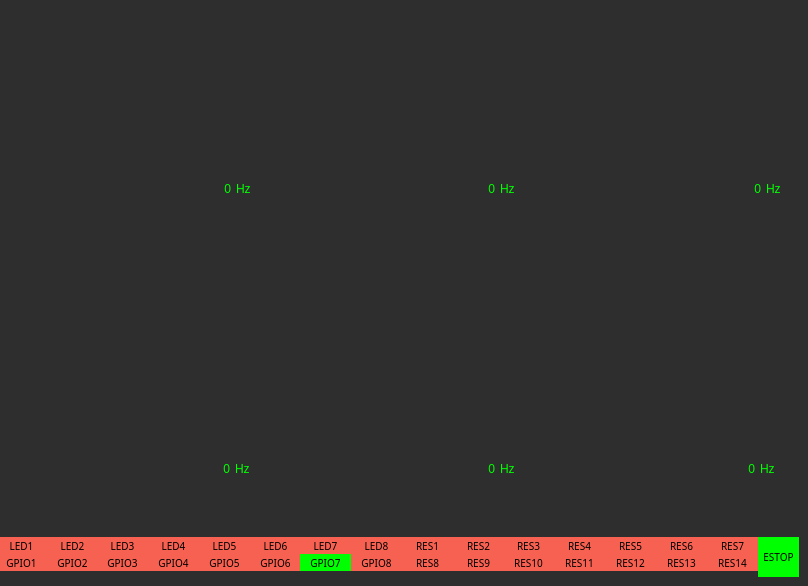
    <widget class="QWidget" name="ros2_control">
     <property name="styleSheet">
      <string notr="true">background: #2e2e2e;</string>
     </property>
     <attribute name="title">
      <string>control</string>
     </attribute>
     <widget class="QLabel" name="gpio1Label">
      <property name="geometry">
       <rect>
        <x>-4</x>
        <y>554</y>
        <width>51</width>
        <height>17</height>
       </rect>
      </property>
      <property name="styleSheet">
       <string notr="true">background: rgb(246, 97, 81);
font: 10px solid;</string>
      </property>
      <property name="text">
       <string>GPIO1</string>
      </property>
      <property name="alignment">
       <set>Qt::AlignmentFlag::AlignCenter</set>
      </property>
     </widget>
     <widget class="QLabel" name="gpio2Label">
      <property name="geometry">
       <rect>
        <x>47</x>
        <y>554</y>
        <width>51</width>
        <height>17</height>
       </rect>
      </property>
      <property name="styleSheet">
       <string notr="true">background: rgb(246, 97, 81);
font: 10px solid;</string>
      </property>
      <property name="text">
       <string>GPIO2</string>
      </property>
      <property name="alignment">
       <set>Qt::AlignmentFlag::AlignCenter</set>
      </property>
     </widget>
     <widget class="QLabel" name="gpio4Label">
      <property name="geometry">
       <rect>
        <x>148</x>
        <y>554</y>
        <width>51</width>
        <height>17</height>
       </rect>
      </property>
      <property name="styleSheet">
       <string notr="true">background: rgb(246, 97, 81);
font: 10px solid;</string>
      </property>
      <property name="text">
       <string>GPIO4</string>
      </property>
      <property name="alignment">
       <set>Qt::AlignmentFlag::AlignCenter</set>
      </property>
     </widget>
     <widget class="QLabel" name="gpio3Label">
      <property name="geometry">
       <rect>
        <x>97</x>
        <y>554</y>
        <width>51</width>
        <height>17</height>
       </rect>
      </property>
      <property name="styleSheet">
       <string notr="true">background: rgb(246, 97, 81);
font: 10px solid;</string>
      </property>
      <property name="text">
       <string>GPIO3</string>
      </property>
      <property name="alignment">
       <set>Qt::AlignmentFlag::AlignCenter</set>
      </property>
     </widget>
     <widget class="QLabel" name="gpio6Label">
      <property name="geometry">
       <rect>
        <x>250</x>
        <y>554</y>
        <width>51</width>
        <height>17</height>
       </rect>
      </property>
      <property name="styleSheet">
       <string notr="true">background: rgb(246, 97, 81);
font: 10px solid;</string>
      </property>
      <property name="text">
       <string>GPIO6</string>
      </property>
      <property name="alignment">
       <set>Qt::AlignmentFlag::AlignCenter</set>
      </property>
     </widget>
     <widget class="QLabel" name="gpio7Label">
      <property name="geometry">
       <rect>
        <x>300</x>
        <y>554</y>
        <width>51</width>
        <height>17</height>
       </rect>
      </property>
      <property name="styleSheet">
       <string notr="true">background: rgb(0, 255, 0);
font: 10px solid;
color: black;</string>
      </property>
      <property name="text">
       <string>GPIO7</string>
      </property>
      <property name="alignment">
       <set>Qt::AlignmentFlag::AlignCenter</set>
      </property>
     </widget>
     <widget class="QLabel" name="gpio5Label">
      <property name="geometry">
       <rect>
        <x>199</x>
        <y>554</y>
        <width>51</width>
        <height>17</height>
       </rect>
      </property>
      <property name="styleSheet">
       <string notr="true">background: rgb(246, 97, 81);
font: 10px solid;</string>
      </property>
      <property name="text">
       <string>GPIO5</string>
      </property>
      <property name="alignment">
       <set>Qt::AlignmentFlag::AlignCenter</set>
      </property>
     </widget>
     <widget class="QLabel" name="gpio8Label">
      <property name="geometry">
       <rect>
        <x>351</x>
        <y>554</y>
        <width>51</width>
        <height>17</height>
       </rect>
      </property>
      <property name="styleSheet">
       <string notr="true">background: rgb(246, 97, 81);
font: 10px solid;</string>
      </property>
      <property name="text">
       <string>GPIO8</string>
      </property>
      <property name="alignment">
       <set>Qt::AlignmentFlag::AlignCenter</set>
      </property>
     </widget>
     <widget class="QLabel" name="res9Label">
      <property name="geometry">
       <rect>
        <x>453</x>
        <y>554</y>
        <width>51</width>
        <height>17</height>
       </rect>
      </property>
      <property name="styleSheet">
       <string notr="true">background: rgb(246, 97, 81);
font: 10px solid;</string>
      </property>
      <property name="text">
       <string>RES9</string>
      </property>
      <property name="alignment">
       <set>Qt::AlignmentFlag::AlignCenter</set>
      </property>
     </widget>
     <widget class="QLabel" name="res10Label">
      <property name="geometry">
       <rect>
        <x>503</x>
        <y>554</y>
        <width>51</width>
        <height>17</height>
       </rect>
      </property>
      <property name="styleSheet">
       <string notr="true">background: rgb(246, 97, 81);
font: 10px solid;</string>
      </property>
      <property name="text">
       <string>RES10</string>
      </property>
      <property name="alignment">
       <set>Qt::AlignmentFlag::AlignCenter</set>
      </property>
     </widget>
     <widget class="QLabel" name="res8Label">
      <property name="geometry">
       <rect>
        <x>402</x>
        <y>554</y>
        <width>51</width>
        <height>17</height>
       </rect>
      </property>
      <property name="styleSheet">
       <string notr="true">background: rgb(246, 97, 81);
font: 10px solid;</string>
      </property>
      <property name="text">
       <string>RES8</string>
      </property>
      <property name="alignment">
       <set>Qt::AlignmentFlag::AlignCenter</set>
      </property>
     </widget>
     <widget class="QLabel" name="res13Label">
      <property name="geometry">
       <rect>
        <x>656</x>
        <y>554</y>
        <width>51</width>
        <height>17</height>
       </rect>
      </property>
      <property name="styleSheet">
       <string notr="true">background: rgb(246, 97, 81);
font: 10px solid;</string>
      </property>
      <property name="text">
       <string>RES13</string>
      </property>
      <property name="alignment">
       <set>Qt::AlignmentFlag::AlignCenter</set>
      </property>
     </widget>
     <widget class="QLabel" name="res11Label">
      <property name="geometry">
       <rect>
        <x>554</x>
        <y>554</y>
        <width>51</width>
        <height>17</height>
       </rect>
      </property>
      <property name="styleSheet">
       <string notr="true">background: rgb(246, 97, 81);
font: 10px solid;</string>
      </property>
      <property name="text">
       <string>RES11</string>
      </property>
      <property name="alignment">
       <set>Qt::AlignmentFlag::AlignCenter</set>
      </property>
     </widget>
     <widget class="QLabel" name="res12Label">
      <property name="geometry">
       <rect>
        <x>605</x>
        <y>554</y>
        <width>51</width>
        <height>17</height>
       </rect>
      </property>
      <property name="styleSheet">
       <string notr="true">background: rgb(246, 97, 81);
font: 10px solid;</string>
      </property>
      <property name="text">
       <string>RES12</string>
      </property>
      <property name="alignment">
       <set>Qt::AlignmentFlag::AlignCenter</set>
      </property>
     </widget>
     <widget class="QLabel" name="res5Label">
      <property name="geometry">
       <rect>
        <x>605</x>
        <y>537</y>
        <width>51</width>
        <height>17</height>
       </rect>
      </property>
      <property name="styleSheet">
       <string notr="true">background: rgb(246, 97, 81);
font: 10px solid;</string>
      </property>
      <property name="text">
       <string>RES5</string>
      </property>
      <property name="alignment">
       <set>Qt::AlignmentFlag::AlignCenter</set>
      </property>
     </widget>
     <widget class="QLabel" name="res6Label">
      <property name="geometry">
       <rect>
        <x>656</x>
        <y>537</y>
        <width>51</width>
        <height>17</height>
       </rect>
      </property>
      <property name="styleSheet">
       <string notr="true">background: rgb(246, 97, 81);
font: 10px solid;</string>
      </property>
      <property name="text">
       <string>RES6</string>
      </property>
      <property name="alignment">
       <set>Qt::AlignmentFlag::AlignCenter</set>
      </property>
     </widget>
     <widget class="QLabel" name="res1Label">
      <property name="geometry">
       <rect>
        <x>402</x>
        <y>537</y>
        <width>51</width>
        <height>17</height>
       </rect>
      </property>
      <property name="styleSheet">
       <string notr="true">background: rgb(246, 97, 81);
font: 10px solid;</string>
      </property>
      <property name="text">
       <string>RES1</string>
      </property>
      <property name="alignment">
       <set>Qt::AlignmentFlag::AlignCenter</set>
      </property>
     </widget>
     <widget class="QLabel" name="res2Label">
      <property name="geometry">
       <rect>
        <x>453</x>
        <y>537</y>
        <width>51</width>
        <height>17</height>
       </rect>
      </property>
      <property name="styleSheet">
       <string notr="true">background: rgb(246, 97, 81);
font: 10px solid;</string>
      </property>
      <property name="text">
       <string>RES2</string>
      </property>
      <property name="alignment">
       <set>Qt::AlignmentFlag::AlignCenter</set>
      </property>
     </widget>
     <widget class="QLabel" name="led2Label">
      <property name="geometry">
       <rect>
        <x>47</x>
        <y>537</y>
        <width>51</width>
        <height>17</height>
       </rect>
      </property>
      <property name="styleSheet">
       <string notr="true">background: rgb(246, 97, 81);
font: 10px solid;</string>
      </property>
      <property name="text">
       <string>LED2</string>
      </property>
      <property name="alignment">
       <set>Qt::AlignmentFlag::AlignCenter</set>
      </property>
     </widget>
     <widget class="QLabel" name="res4Label">
      <property name="geometry">
       <rect>
        <x>554</x>
        <y>537</y>
        <width>51</width>
        <height>17</height>
       </rect>
      </property>
      <property name="styleSheet">
       <string notr="true">background: rgb(246, 97, 81);
font: 10px solid;</string>
      </property>
      <property name="text">
       <string>RES4</string>
      </property>
      <property name="alignment">
       <set>Qt::AlignmentFlag::AlignCenter</set>
      </property>
     </widget>
     <widget class="QLabel" name="led3Label">
      <property name="geometry">
       <rect>
        <x>97</x>
        <y>537</y>
        <width>51</width>
        <height>17</height>
       </rect>
      </property>
      <property name="styleSheet">
       <string notr="true">background: rgb(246, 97, 81);
font: 10px solid;
</string>
      </property>
      <property name="text">
       <string>LED3</string>
      </property>
      <property name="alignment">
       <set>Qt::AlignmentFlag::AlignCenter</set>
      </property>
     </widget>
     <widget class="QLabel" name="led1Label">
      <property name="geometry">
       <rect>
        <x>-4</x>
        <y>537</y>
        <width>51</width>
        <height>17</height>
       </rect>
      </property>
      <property name="styleSheet">
       <string notr="true">background: rgb(246, 97, 81);
font: 10px solid;</string>
      </property>
      <property name="text">
       <string>LED1</string>
      </property>
      <property name="alignment">
       <set>Qt::AlignmentFlag::AlignCenter</set>
      </property>
     </widget>
     <widget class="QLabel" name="led8Label">
      <property name="geometry">
       <rect>
        <x>351</x>
        <y>537</y>
        <width>51</width>
        <height>17</height>
       </rect>
      </property>
      <property name="styleSheet">
       <string notr="true">background: rgb(246, 97, 81);
font: 10px solid;</string>
      </property>
      <property name="text">
       <string>LED8</string>
      </property>
      <property name="alignment">
       <set>Qt::AlignmentFlag::AlignCenter</set>
      </property>
     </widget>
     <widget class="QLabel" name="led6Label">
      <property name="geometry">
       <rect>
        <x>250</x>
        <y>537</y>
        <width>51</width>
        <height>17</height>
       </rect>
      </property>
      <property name="styleSheet">
       <string notr="true">background: rgb(246, 97, 81);
font: 10px solid;
</string>
      </property>
      <property name="text">
       <string>LED6</string>
      </property>
      <property name="alignment">
       <set>Qt::AlignmentFlag::AlignCenter</set>
      </property>
     </widget>
     <widget class="QLabel" name="led4Label">
      <property name="geometry">
       <rect>
        <x>148</x>
        <y>537</y>
        <width>51</width>
        <height>17</height>
       </rect>
      </property>
      <property name="styleSheet">
       <string notr="true">background: rgb(246, 97, 81);
font: 10px solid;</string>
      </property>
      <property name="text">
       <string>LED4</string>
      </property>
      <property name="alignment">
       <set>Qt::AlignmentFlag::AlignCenter</set>
      </property>
     </widget>
     <widget class="QLabel" name="res3Label">
      <property name="geometry">
       <rect>
        <x>503</x>
        <y>537</y>
        <width>51</width>
        <height>17</height>
       </rect>
      </property>
      <property name="styleSheet">
       <string notr="true">background: rgb(246, 97, 81);
font: 10px solid;</string>
      </property>
      <property name="text">
       <string>RES3</string>
      </property>
      <property name="alignment">
       <set>Qt::AlignmentFlag::AlignCenter</set>
      </property>
     </widget>
     <widget class="QLabel" name="led7Label">
      <property name="geometry">
       <rect>
        <x>300</x>
        <y>537</y>
        <width>51</width>
        <height>17</height>
       </rect>
      </property>
      <property name="styleSheet">
       <string notr="true">background: rgb(246, 97, 81);
font: 10px solid;</string>
      </property>
      <property name="text">
       <string>LED7</string>
      </property>
      <property name="alignment">
       <set>Qt::AlignmentFlag::AlignCenter</set>
      </property>
     </widget>
     <widget class="QLabel" name="led5Label">
      <property name="geometry">
       <rect>
        <x>199</x>
        <y>537</y>
        <width>51</width>
        <height>17</height>
       </rect>
      </property>
      <property name="styleSheet">
       <string notr="true">background: rgb(246, 97, 81);
font: 10px solid;
</string>
      </property>
      <property name="text">
       <string>LED5</string>
      </property>
      <property name="alignment">
       <set>Qt::AlignmentFlag::AlignCenter</set>
      </property>
     </widget>
     <widget class="QLabel" name="res7Label">
      <property name="geometry">
       <rect>
        <x>707</x>
        <y>537</y>
        <width>51</width>
        <height>17</height>
       </rect>
      </property>
      <property name="styleSheet">
       <string notr="true">background: rgb(246, 97, 81);
font: 10px solid;</string>
      </property>
      <property name="text">
       <string>RES7</string>
      </property>
      <property name="alignment">
       <set>Qt::AlignmentFlag::AlignCenter</set>
      </property>
     </widget>
     <widget class="QLabel" name="res14Label">
      <property name="geometry">
       <rect>
        <x>707</x>
        <y>554</y>
        <width>51</width>
        <height>17</height>
       </rect>
      </property>
      <property name="styleSheet">
       <string notr="true">background: rgb(246, 97, 81);
font: 10px solid;</string>
      </property>
      <property name="text">
       <string>RES14</string>
      </property>
      <property name="alignment">
       <set>Qt::AlignmentFlag::AlignCenter</set>
      </property>
     </widget>
     <widget class="QLabel" name="estopLabel">
      <property name="geometry">
       <rect>
        <x>758</x>
        <y>537</y>
        <width>41</width>
        <height>40</height>
       </rect>
      </property>
      <property name="styleSheet">
       <string notr="true">background: rgb(0, 255, 0);
font: 10px solid;
color: black;</string>
      </property>
      <property name="text">
       <string>ESTOP</string>
      </property>
      <property name="alignment">
       <set>Qt::AlignmentFlag::AlignCenter</set>
      </property>
     </widget>
     <widget class="QLabel" name="desireVelHzLabel">
      <property name="geometry">
       <rect>
        <x>210</x>
        <y>180</y>
        <width>21</width>
        <height>17</height>
       </rect>
      </property>
      <property name="styleSheet">
       <string notr="true">color: rgb(0, 255, 0);
background: transparent;</string>
      </property>
      <property name="text">
       <string>0</string>
      </property>
      <property name="alignment">
       <set>Qt::AlignmentFlag::AlignRight|Qt::AlignmentFlag::AlignTrailing|Qt::AlignmentFlag::AlignVCenter</set>
      </property>
     </widget>
     <widget class="QLabel" name="desireVelHzUnitLabel">
      <property name="geometry">
       <rect>
        <x>236</x>
        <y>180</y>
        <width>21</width>
        <height>17</height>
       </rect>
      </property>
      <property name="styleSheet">
       <string notr="true">color: rgb(0, 255, 0);
background: transparent;</string>
      </property>
      <property name="text">
       <string>Hz</string>
      </property>
     </widget>
     <widget class="QLabel" name="desireLeftWheelRpmLabel">
      <property name="geometry">
       <rect>
        <x>474</x>
        <y>180</y>
        <width>21</width>
        <height>17</height>
       </rect>
      </property>
      <property name="styleSheet">
       <string notr="true">color: rgb(0, 255, 0);
background: transparent;</string>
      </property>
      <property name="text">
       <string>0</string>
      </property>
      <property name="alignment">
       <set>Qt::AlignmentFlag::AlignRight|Qt::AlignmentFlag::AlignTrailing|Qt::AlignmentFlag::AlignVCenter</set>
      </property>
     </widget>
     <widget class="QLabel" name="desireLeftWheelRpmUnitLabel">
      <property name="geometry">
       <rect>
        <x>500</x>
        <y>180</y>
        <width>21</width>
        <height>17</height>
       </rect>
      </property>
      <property name="styleSheet">
       <string notr="true">color: rgb(0, 255, 0);
background: transparent;</string>
      </property>
      <property name="text">
       <string>Hz</string>
      </property>
     </widget>
     <widget class="QLabel" name="desireRightWheelRpmLabel">
      <property name="geometry">
       <rect>
        <x>740</x>
        <y>180</y>
        <width>21</width>
        <height>17</height>
       </rect>
      </property>
      <property name="styleSheet">
       <string notr="true">color: rgb(0, 255, 0);
background: transparent;</string>
      </property>
      <property name="text">
       <string>0</string>
      </property>
      <property name="alignment">
       <set>Qt::AlignmentFlag::AlignRight|Qt::AlignmentFlag::AlignTrailing|Qt::AlignmentFlag::AlignVCenter</set>
      </property>
     </widget>
     <widget class="QLabel" name="desireRightWheelRpmUnitLabel">
      <property name="geometry">
       <rect>
        <x>766</x>
        <y>180</y>
        <width>21</width>
        <height>17</height>
       </rect>
      </property>
      <property name="styleSheet">
       <string notr="true">color: rgb(0, 255, 0);
background: transparent;</string>
      </property>
      <property name="text">
       <string>Hz</string>
      </property>
     </widget>
     <widget class="QLabel" name="actualVelHzLabel">
      <property name="geometry">
       <rect>
        <x>209</x>
        <y>460</y>
        <width>21</width>
        <height>17</height>
       </rect>
      </property>
      <property name="styleSheet">
       <string notr="true">color: rgb(0, 255, 0);
background: transparent;</string>
      </property>
      <property name="text">
       <string>0</string>
      </property>
      <property name="alignment">
       <set>Qt::AlignmentFlag::AlignRight|Qt::AlignmentFlag::AlignTrailing|Qt::AlignmentFlag::AlignVCenter</set>
      </property>
     </widget>
     <widget class="QLabel" name="actualLeftWheelRpmUnitLabel">
      <property name="geometry">
       <rect>
        <x>500</x>
        <y>460</y>
        <width>21</width>
        <height>17</height>
       </rect>
      </property>
      <property name="styleSheet">
       <string notr="true">color: rgb(0, 255, 0);
background: transparent;</string>
      </property>
      <property name="text">
       <string>Hz</string>
      </property>
     </widget>
     <widget class="QLabel" name="actualLeftWheelRpmLabel">
      <property name="geometry">
       <rect>
        <x>474</x>
        <y>460</y>
        <width>21</width>
        <height>17</height>
       </rect>
      </property>
      <property name="styleSheet">
       <string notr="true">color: rgb(0, 255, 0);
background: transparent;</string>
      </property>
      <property name="text">
       <string>0</string>
      </property>
      <property name="alignment">
       <set>Qt::AlignmentFlag::AlignRight|Qt::AlignmentFlag::AlignTrailing|Qt::AlignmentFlag::AlignVCenter</set>
      </property>
     </widget>
     <widget class="QLabel" name="actualRightWheelRpmLabel">
      <property name="geometry">
       <rect>
        <x>734</x>
        <y>460</y>
        <width>21</width>
        <height>17</height>
       </rect>
      </property>
      <property name="styleSheet">
       <string notr="true">color: rgb(0, 255, 0);
background: transparent;</string>
      </property>
      <property name="text">
       <string>0</string>
      </property>
      <property name="alignment">
       <set>Qt::AlignmentFlag::AlignRight|Qt::AlignmentFlag::AlignTrailing|Qt::AlignmentFlag::AlignVCenter</set>
      </property>
     </widget>
     <widget class="QLabel" name="actualRightWheelRpmUnitLabel">
      <property name="geometry">
       <rect>
        <x>760</x>
        <y>460</y>
        <width>21</width>
        <height>17</height>
       </rect>
      </property>
      <property name="styleSheet">
       <string notr="true">color: rgb(0, 255, 0);
background: transparent;</string>
      </property>
      <property name="text">
       <string>Hz</string>
      </property>
     </widget>
     <widget class="QLabel" name="actualVelHzUnitLabel">
      <property name="geometry">
       <rect>
        <x>235</x>
        <y>460</y>
        <width>21</width>
        <height>17</height>
       </rect>
      </property>
      <property name="styleSheet">
       <string notr="true">color: rgb(0, 255, 0);
background: transparent;</string>
      </property>
      <property name="text">
       <string>Hz</string>
      </property>
     </widget>
    </widget>
